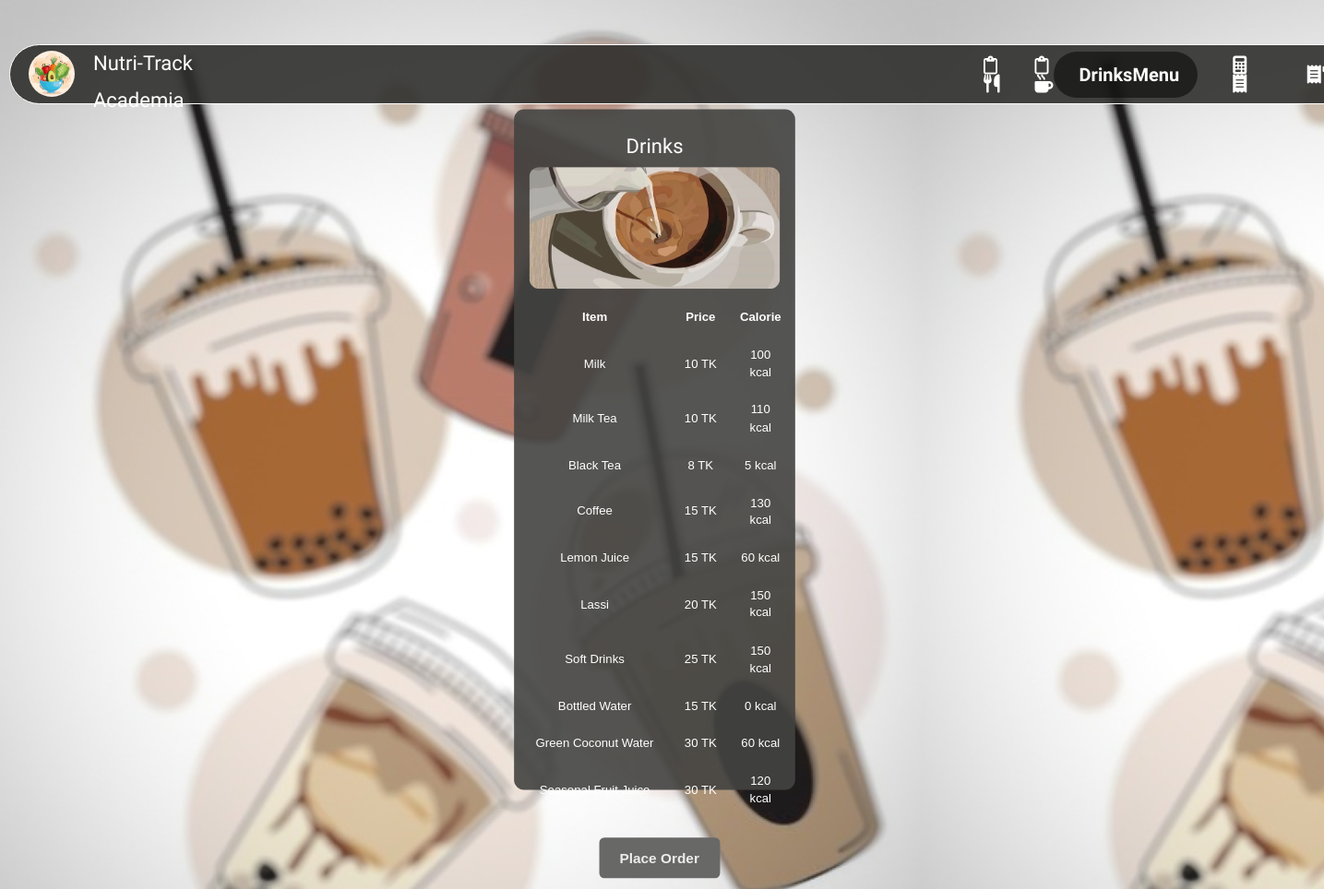
/drinks_menu.php (signed in), run on the app's committed database.
### tables this page shows
CREATE TABLE `drinks` (
  `serial_no` int(11) NOT NULL,
  `item_id` varchar(3) NOT NULL,
  `item_name` varchar(25) NOT NULL,
  `item_price` int(11) NOT NULL,
  `calorie` int(10) NOT NULL
);

### drinks_menu.php (the view, shortened to what this page needs)
<?php
include 'db_connection.php';
$drinksMenu = mysqli_query($connection, "SELECT * FROM drinks");
?>
<!DOCTYPE html>
<html lang="en">
<head>
    <link rel="stylesheet" href="https://maxcdn.bootstrapcdn.com/bootstrap/3.4.1/css/bootstrap.min.css">
    <link rel="stylesheet" href="https://cdnjs.cloudflare.com/ajax/libs/font-awesome/6.2.1/css/all.min.css"/>
</head>
<body>
<nav class="navbar">
        <img id="ntac_logo" src="images/ntac_logo.jpeg">
        <h1><a href="home.php">Nutri-Track Academia</a></h1>
    <div class="icon-section">
      <ul class="navbar-icons">
        <li class="navbar-icon">
        <i class="fa-regular fa-clipboard"><i class="fa-solid fa-utensils"></i></i>
        </li>
        <li class="navbar-icon active">
          <i class="fa-regular fa-clipboard"><i class="fa-solid fa-mug-hot"></i></i>
          <a href="drinks_menu.php"><span>DrinksMenu</span></a>
        </li>
        <li class="navbar-icon">
          <i class="fa-solid fa-calculator"><i class="fa-solid fa-receipt"></i></i>
          <a href="bmi_bmr.php"><span>BMI/BMR_Calculation</span></a>
        </li>
        <li class="navbar-icon">
  <i class="fa-solid fa-receipt"></i>&nbsp;
</li>
      </ul>
      </div>
    </nav>
<div class="menu-container">
    <div class="menu-item" id="drinks_menu">
        <h4>Drinks</h4>
        <img src="images/drinks_0.png" alt="Drinks" class="menu-image">
        <table class="menu-table">
            <tr>
                <th>Item</th>
                <th>Price</th>
                <th>Calorie</th>
            </tr>
            <?php while ($row = mysqli_fetch_array($drinksMenu)) { ?>
                <tr>
                    <td><?php echo $row['item_name']; ?></td>
                    <td><?php echo $row['item_price']; ?> TK</td>
                    <td><?php echo $row['calorie']; ?> kcal</td>
                </tr>
            <?php } ?>
        </table>
    </div>
</div>
</body>
</html>

### drinks_menu.php (style rules this page uses)
:root { --white: #ffffff; --black: #000000; --green: white; --green-light-opacity: rgba(0, 0, 0, 0.5); }
* { margin: 0; padding: 0; outline: none; list-style-type: none; box-sizing: border-box; }
html, body { font-size: 62.5%; ; }
body { background-image: url('images/nice 2.jpg'); color: black; font-family: Arial, sans-serif; margin: 0; padding: 0; display: flex; justify-content: center; align-items: center; height: 100vh; }
.menu-item { width: 40%; opacity: 0.5; transform: scale(1.2); transition: all 0.5s ease-in-out; height: 150%; background: rgba(67, 67, 65, 0.9); border-radius: 10px; display: flex; flex-direction: column; align-items: center; padding: 15px; transition: all 0.5s ease-in-out; font-size: 12px; font-family: Arial, sans-serif; margin: 0 0 25px 25px; }
.menu-item.active { transform: scale(1.1); opacity: 1; z-index: 10; }
.menu-item h4 { color: white; font-family: "Sofia", sans-serif; font-size: 20px; }
.menu-table { width: 100%; margin-top: 10px; color: white; }
.menu-table th, .menu-table td { padding: 10px; text-align: center; }
.menu-image { width: 100%; height: 120px; max-height: 200px; object-fit: cover; border-radius: 10px; }
.navbar { display: flex; align-items: center; height: 6.5rem; padding: 1rem; width:2800px; background-color: rgba(48, 48, 46, 0.9); border: 1px solid var(--white); border-radius: 50px; box-shadow: var(--shadow-black); font-family: "Sofia", sans-serif; margin-top: -620px; margin-left: 10px; }
.navbar-icons { flex: 1; display: flex; align-items: center; justify-content: space-around; }
.navbar-icon { flex: 20%; display: flex; align-items: center; justify-content: space-evenly; text-decoration: none; cursor: pointer; border-radius: 35px; padding: 1.1rem 2rem 1.1rem 1.3rem; color: white; margin-left: 5px; }
.navbar-icon i { font-size: 2rem; color: var(--green-dark); }
.navbar-icon a span { opacity: 0; font-size: 1.5rem; font-weight: 600; color: var(--green); margin-left: -12rem; transition: opacity 0.1s ease, margin-left 0.5s ease; font-family: "Sofia", sans-serif; }
.active.navbar-icon a { display: flex; align-items: center; border-radius: 35px; width: auto; background-color: var(--green-light-opacity); padding: 1.1rem 2rem 1.1rem 1.3rem; }
.active.navbar-icon i { color: var(--green); }
.active.navbar-icon span { opacity: 1; font-size: 20px; margin-left: 1.5rem; font-family: "Sofia", sans-serif; }
#ntac_logo { height: 50px; width:50px; clip-path: circle(); margin-right: 20px; margin-left: 10px; }
.navbar h1 a { font-size: 22px; font-family: "Sofia", sans-serif; color:#ffffff; }
.icon-section { margin-left:800px; width:420px; margin-bottom: -12px; }
.menu-container { display: flex; justify-content: space-around; align-items: center; width: 800px; height: 650px; background:transparent; padding: 20px; border-radius: 10px; margin-top: 200px; margin-left: -1000px; margin-right: 520px; border: none; position: center; }
.menu-item { width: 70%; height:110%; background: rgba(67, 67, 65, 0.9); border-radius: 10px; display: flex; flex-direction: column; align-items: center; padding: 15px; transition: all 0.5s ease-in-out; font-size: 12px; margin: 0 0 25px 25px; }

### data on the page
drinks: item_name "Milk", item_price "10", calorie "100"
drinks: item_name "Milk Tea", item_price "10", calorie "110"
drinks: item_name "Black Tea", item_price "8", calorie "5"
drinks: item_name "Coffee", item_price "15", calorie "130"
drinks: item_name "Lemon Juice", item_price "15", calorie "60"
drinks: item_name "Lassi", item_price "20", calorie "150"
drinks: item_name "Soft Drinks", item_price "25", calorie "150"
drinks: item_name "Bottled Water", item_price "15", calorie "0"
drinks: item_name "Green Coconut Water", item_price "30", calorie "60"
drinks: item_name "Seasonal Fruit Juice", item_price "30", calorie "120"
